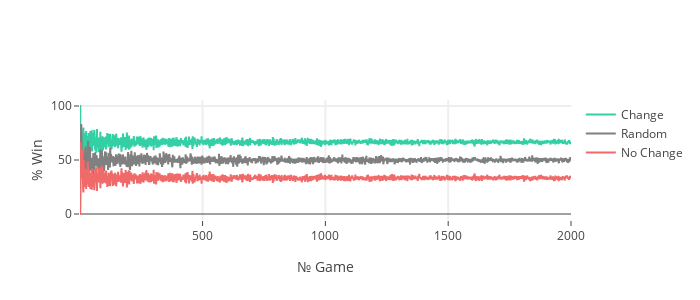

Write notebook code for a chart like this one.
### Code cell
plotResult(win_change, win_nochange, win_rand, games, plot='line', output='fig')

### Figure 1 — Plotly figure (JSON) as saved in the notebook; plotly's stock layout.template omitted (floating-point values rounded to 4 significant figures; data arrays with more than 128 entries replaced by an {"elided": "..."} marker saying what was removed)
{"data": [{"line": {"color": "#33CFA5"}, "name": "Change", "type": "scatter", "uid": "b6a66158-2ae2-11e9-a2dd-dca904777f27", "x": {"elided": "2000 int values"}, "y": {"elided": "2000 float values"}}, {"line": {"color": "gray"}, "name": "Random", "type": "scatter", "uid": "b6a7be68-2ae2-11e9-9d34-dca904777f27", "x": {"elided": "2000 int values"}, "y": {"elided": "2000 float values"}}, {"line": {"color": "#F06A6A"}, "name": "No Change", "type": "scatter", "uid": "b6a7c086-2ae2-11e9-81ff-dca904777f27", "x": {"elided": "2000 int values"}, "y": {"elided": "2000 float values"}}], "layout": {"autosize": false, "height": 300, "title": "", "width": 700, "xaxis": {"gridwidth": 2, "ticklen": 5, "title": "№ Game", "zeroline": false}, "yaxis": {"gridwidth": 2, "ticklen": 5, "title": "% Win"}}}
